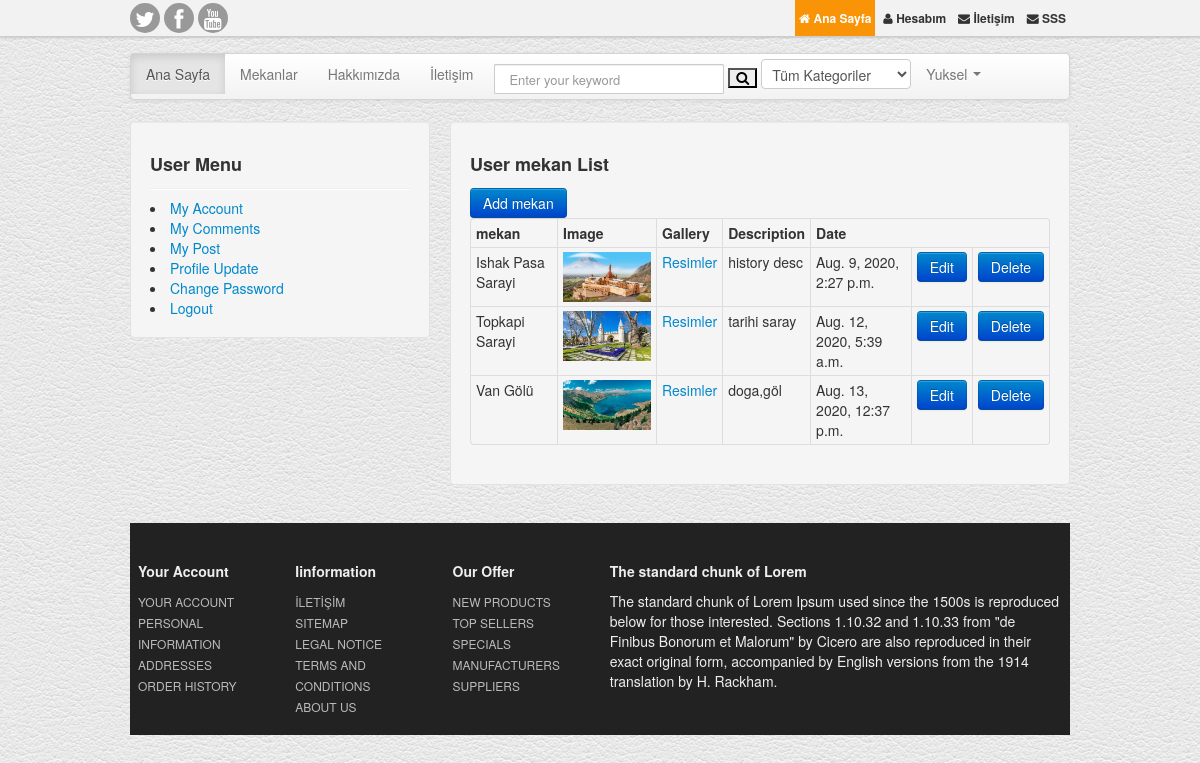
Page /user/mekans/ (signed in) on the committed database.
### mekan/models.py (models this page shows, shortened)
class Mekan(models.Model):
    STATUS = (
        ('True', 'Evet'),
        ('False', 'Hayır'),
    )
    user = models.ForeignKey(User, on_delete=models.SET_NULL, null=True)
    category = models.ForeignKey(Category, on_delete=models.CASCADE)  # relation with Category table
    title = models.CharField(max_length=150)
    keywords = models.CharField(blank=True, max_length=255)
    description = models.CharField(blank=True, max_length=255)
    image = models.ImageField(blank=True, upload_to='images/')
    detail = RichTextUploadingField()
    slug = models.SlugField(null=False, unique=True)
    sehir = models.CharField(max_length=150)
    ulke = models.CharField(max_length=150)
    status = models.CharField(max_length=10, choices=STATUS)
    created_at = models.DateTimeField(auto_now_add=True)
    updated_at = models.DateTimeField(auto_now=True)
    def image_tag(self):
        return mark_safe('<img src="{}" height="50"/>'.format(self.image.url))
    image_tag.short_description = 'Image'

### user/views.py (the view)
# urls.py: path('mekans/', views.mekans, name='mekans'),
@login_required(login_url='/login')  # Check login
def mekans(request):
    setting = Setting.objects.get(pk=1)
    category = Category.objects.all()
    current_user = request.user
    mekans = Mekan.objects.filter(user_id=current_user.id, status='True')
    context = {
        'category': category,
        'mekans': mekans,
        'setting': setting,
    }
    return render(request, 'user_mekans.html', context)

### user/templates/user_mekans.html (shortened to what this page needs)
{% extends 'homebase.html' %}
{% block head %}
    {% load static %}
{% endblock %}
{% block content %}
    <div class="span4">
        <div class="well">
            <div class="section-title">
                <h3 class="title">User Menu</h3>
            </div>
            <hr class="soften"/>
            <li><a href="/user">My Account</a></li>
            <li><a href="/user/comments">My Comments</a></li>
            <li><a href="/user/mekans">My Post</a></li>
            <li><a href="/user/update">Profile Update</a></li>
            <li><a href="/user/password">Change Password</a></li>
            <li><a href="/logout">Logout</a></li>
        </div>
    </div>
    <div class="span8">
        <div class="well">
            <div class="section-title">
                <h3 class="title">User mekan List</h3>
                <a class="btn btn-primary" href="/user/addmekan">Add mekan</a>
            </div>
            <table class="table table-bordered table-condensed">
                <tr>
                    <th class="text-left">mekan</th>
                    <th class="text-left">Image</th>
                    <th class="text-left">Gallery</th>
                    <th class="text-left">Description</th>
                    <th class="text-left">Date</th>
                </tr>
                {% for rs in mekans %}
                    <tr>
                        <td class="text-left">{{ rs.title }}</td>
                        <td class="text-left"> <img style="width: 150px; height: 50px;" src="{{ rs.image.url }}"></td>
                        <td class="text-left">
                            <a href="javascript:;" onclick="window.open('/user/mekanaddimage/{{ rs.id }}', 'galley', 'height=600, width=800, top=50, left=150')">Resimler
                            </a>
                        </td>
                        <td class="text-left">{{ rs.description }}</td>
                        <td class="text-left">{{ rs.created_at }}</td>
                        <td class="text-left">
                            <a class="btn btn-primary" href="/user/mekanedit/{{ rs.id }}">Edit</a>
                        </td>
                        <td class="text-left">
                            <a onclick="return confirm('Will be Delete! Are you sure?')" class="btn btn-primary" href="/user/mekandelete/{{ rs.id }}">Delete</a>
                        </td>
                    </tr>
                {% endfor %}
            </table>
        </div>
    </div>
{% endblock %}

### home/templates/header.html (shortened to what this page needs)
{% load static %}
{% load mptt_tags %}
<div class="navbar navbar-inverse navbar-fixed-top">
    <div class="topNav">
        <div class="container">
            <div class="alignR">
                <div class="pull-left socialNw">
                    <a href="https://twitter.com/"><span class="icon-twitter"></span></a>
                    <a href="https://www.facebook.com/"><span class="icon-facebook"></span></a>
                    <a href="https://www.youtube.com/results?search_query=yuksel+celik"><span class="icon-youtube"></span></a>
                </div>
                <a class="active" href="/AnaSayfa"> <span class="icon-home"></span> Ana Sayfa</a>
                <a href="/user"><span class="icon-user"></span> Hesabım</a>
                <a href="/iletisim"><span class="icon-envelope"></span> İletişim</a>
                <a href="/sss"><span class="icon-envelope"></span> SSS</a>
            </div>
        </div>
    </div>
</div>
<div class="container">
    <header id="header">
    </header>
    <div class="navbar">
        <div class="navbar-inner">
            <div class="container">
                <div class="nav-collapse">
                    <ul class="nav">
                        <li class="active"><a href="/AnaSayfa">Ana Sayfa	</a></li>
                        <li class=""><a href="/mekans">Mekanlar</a></li>
                        <li class=""><a href="/hakkimizda">Hakkımızda</a></li>
                        <li class=""><a href="/iletisim">İletişim</a></li>
                    </ul>
                    <form action="/search/" class="navbar-search pull-left" method="post">
                        <input id="query" name="query" class="search-query span2" type="text"
                               placeholder="Enter your keyword">
                        <button class="icon-search"></button>
                        <select name="catid" class="input search-input" style="width: 150px;">
                            <option value="0">Tüm Kategoriler</option>
                        </select>
                    </form>
                    <ul class="nav pull-left">
                        <li class="dropdown">
                            {% if user.id is not None %}
                                <a data-toggle="dropdown" class="dropdown-toggle" href="#">{{ user.first_name }} {{ user.last_name }}<b
                                        class="caret"></b></a>
                            {% else %}
                                <a href="/login">Log In<a href="/signup">Sign Up</a> </a>
                            {% endif %}
                        </li>
                    </ul>
                </div>
            </div>
        </div>
    </div>
</div>

### home/static/style.css (style rules this page uses)
body { background:url(img/white_leather.png) repeat 0 0; }
#header { padding:8px 0 8px; }
#header { padding-top:44px; }
h3 { font-size: 18px;line-height: 1.5em; }
hr.soften { margin: 8px 0;background: #DDD; }
.navbar-inner { padding-left: 0;padding-right: 0; }
.alignR { text-align:right; }
.navbar .nav , .marginLess { margin:0 }
.navbar-search .search-query { padding: 4px 14px;-moz-border-radius: 1px;-webkit-border-radius: 1px;border-radius: 1px;line-height: 1.5em; min-width: 200px; }
.navbar-search { margin-left:6px; }
.topNav { padding: 0;border-bottom: 1px solid #CCC;background: #f2f2f2;box-shadow: 0 0 3px #B1AFAF; }
.topNav a { color:#333; font-size:12px; font-weight:bold; display:inline-block; padding:8px 4px; }
.topNav a:hover, .topNav a.active { color:#fff; background:#f89406; text-decoration:none }
.socialNw a { width:24px; height:24px; line-height:24px; display:inline-block; padding:3px; margin-top:3px; font-size:21px; border-radius:50%; background:#999; color:#fff; text-align:center; }

### rows in the picture
Mekan: title "Ishak Pasa Sarayi", image (picture), description "history desc", created_at "Aug. 9, 2020, 2:27 p.m."
Mekan: title "Topkapi Sarayi", image (picture), description "tarihi saray", created_at "Aug. 12, 2020, 5:39 a.m."
Mekan: title "Van Gölü", image (picture), description "doga,göl", created_at "Aug. 13, 2020, 12:37 p.m."

### other values in the picture
{{ user.first_name }} "Yuksel"
